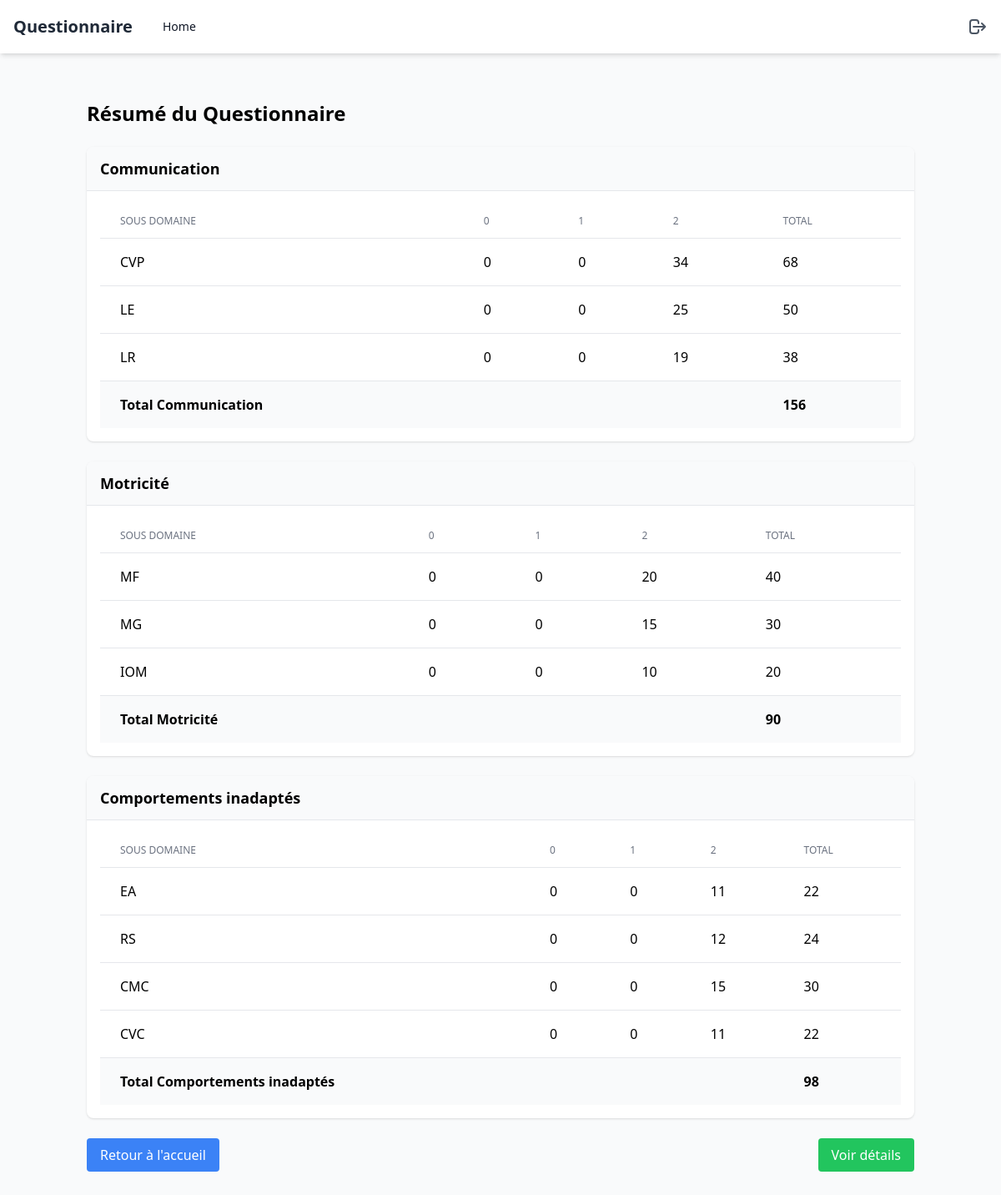
The app's page /questionnaire/12/summary/ with its own data.
### polls/models.py (models this page shows, shortened)
class Domain(models.Model):
    id = models.AutoField(primary_key=True)
    formulaire = models.ForeignKey(Formulaire, related_name='domains', on_delete=models.CASCADE, default='', verbose_name='Formulaire')
    name = models.CharField(max_length=255, default='', verbose_name='Nom du Domaine')

class SousDomain(models.Model):
    id = models.AutoField(primary_key=True)
    domain = models.ForeignKey(Domain, on_delete=models.CASCADE, default='', verbose_name='Domaine')
    name = models.CharField(max_length=255, default='', verbose_name='Nom du Sous-Domaine')

### polls/views.py (the view)
# urls.py: path('questionnaire/<int:questionnaire_id>/summary/', summary_view, name='questionnaire_summary'),
def summary_view(request, questionnaire_id):
    questionnaire = get_object_or_404(Questionnaire, id=questionnaire_id)
    domains = Domain.objects.filter(formulaire=questionnaire.formulaire).exclude(name='Autre')
    summary_data = []
    for domain in domains:
        sous_domains = SousDomain.objects.filter(domain=domain).exclude(name='Autre')
        sous_domain_data = []
        domain_total = 0
        for sous_domain in sous_domains:
            responses = Response.objects.filter(
                questionnaire=questionnaire,
                question__sous_domain=sous_domain
            )
            zeros = responses.filter(answer=0).count()
            ones = responses.filter(answer=1).count()
            twos = responses.filter(answer=2).count()
            total = (zeros * 0) + (ones * 1) + (twos * 2)
            domain_total += total
            sous_domain_data.append({
                'name': sous_domain.name,
                'zeros': zeros,
                'ones': ones,
                'twos': twos,
                'total': total
            })
        summary_data.append({
            'domain': domain.name,
            'sous_domains': sous_domain_data,
            'domain_total': domain_total
        })
    return render(request, 'summary.html', {
        'questionnaire': questionnaire,
        'summary_data': summary_data
    })

### polls/templates/summary.html
{% extends 'base.html' %} {% block content %}
<div class="container mx-auto px-4 py-8">
  <h1 class="text-2xl font-bold mb-6">Résumé du Questionnaire</h1>
  {% for domain_data in summary_data %}
  <div class="bg-white shadow rounded-lg mb-6 overflow-hidden">
    <div class="bg-gray-50 px-4 py-3 border-b">
      <h2 class="text-lg font-semibold">{{ domain_data.domain }}</h2>
    </div>
    <div class="p-4">
      <table class="min-w-full divide-y divide-gray-200">
        <thead>
          <tr>
            <th
              class="px-6 py-3 text-left text-xs font-medium text-gray-500 uppercase"
            >
              Sous Domaine
            </th>
            <th
              class="px-6 py-3 text-left text-xs font-medium text-gray-500 uppercase"
            >
              0
            </th>
            <th
              class="px-6 py-3 text-left text-xs font-medium text-gray-500 uppercase"
            >
              1
            </th>
            <th
              class="px-6 py-3 text-left text-xs font-medium text-gray-500 uppercase"
            >
              2
            </th>
            <th
              class="px-6 py-3 text-left text-xs font-medium text-gray-500 uppercase"
            >
              Total
            </th>
          </tr>
        </thead>
        <tbody class="divide-y divide-gray-200">
          {% for sous_domain in domain_data.sous_domains %}
          <tr>
            <td class="px-6 py-4">{{ sous_domain.name }}</td>
            <td class="px-6 py-4">{{ sous_domain.zeros }}</td>
            <td class="px-6 py-4">{{ sous_domain.ones }}</td>
            <td class="px-6 py-4">{{ sous_domain.twos }}</td>
            <td class="px-6 py-4 font-medium">{{ sous_domain.total }}</td>
          </tr>
          {% endfor %}
          <tr class="bg-gray-50 font-bold">
            <td class="px-6 py-4">Total {{ domain_data.domain }}</td>
            <td class="px-6 py-4" colspan="3"></td>
            <td class="px-6 py-4">{{ domain_data.domain_total }}</td>
          </tr>
        </tbody>
      </table>
    </div>
  </div>
  {% endfor %}
  <div class="mt-6 flex justify-between">
    <a
      href="{% url 'home' %}"
      class="bg-blue-500 text-white px-4 py-2 rounded hover:bg-blue-600"
    >
      Retour à l'accueil
    </a>
    <a
      href="{% url 'detailed_summary' questionnaire.id %}"
      class="bg-green-500 text-white px-4 py-2 rounded hover:bg-green-600"
    >
      Voir détails
    </a>
  </div>
</div>
{% endblock %}

### records on screen
Domain: domain "Communication", domain "Communication"
SousDomain: name "CVP"
SousDomain: name "LE"
SousDomain: name "LR"
Domain: domain "Motricité", domain "Motricité"
SousDomain: name "MF"
SousDomain: name "MG"
SousDomain: name "IOM"
Domain: domain "Comportements inadaptés", domain "Comportements inadaptés"
SousDomain: name "EA"
SousDomain: name "RS"
SousDomain: name "CMC"
SousDomain: name "CVC"

### other values on screen
{{ sous_domain.zeros }} "0" "0" "0" "0" "0" "0" "0" "0" "0" "0"
{{ sous_domain.ones }} "0" "0" "0" "0" "0" "0" "0" "0" "0" "0"
{{ sous_domain.twos }} "34" "25" "19" "20" "15" "10" "11" "12" "15" "11"
{{ sous_domain.total }} "68" "50" "38" "40" "30" "20" "22" "24" "30" "22"
{{ domain_data.domain_total }} "156" "90" "98"
